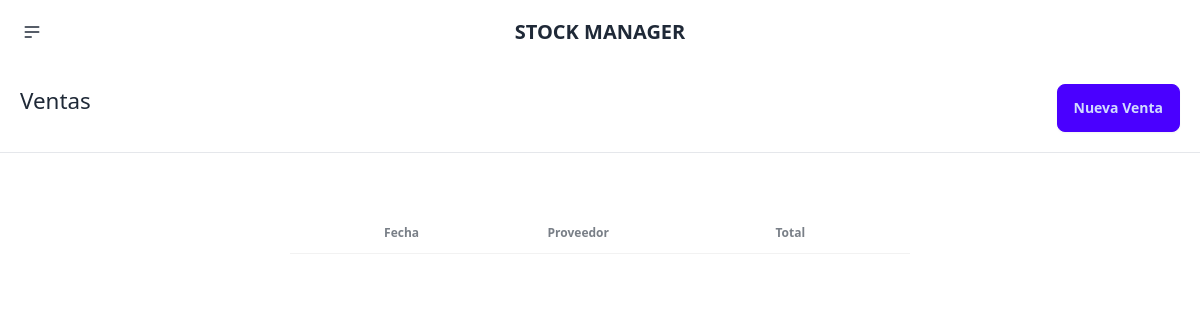
Before: /stockmanager/ventas/ with the older database file.
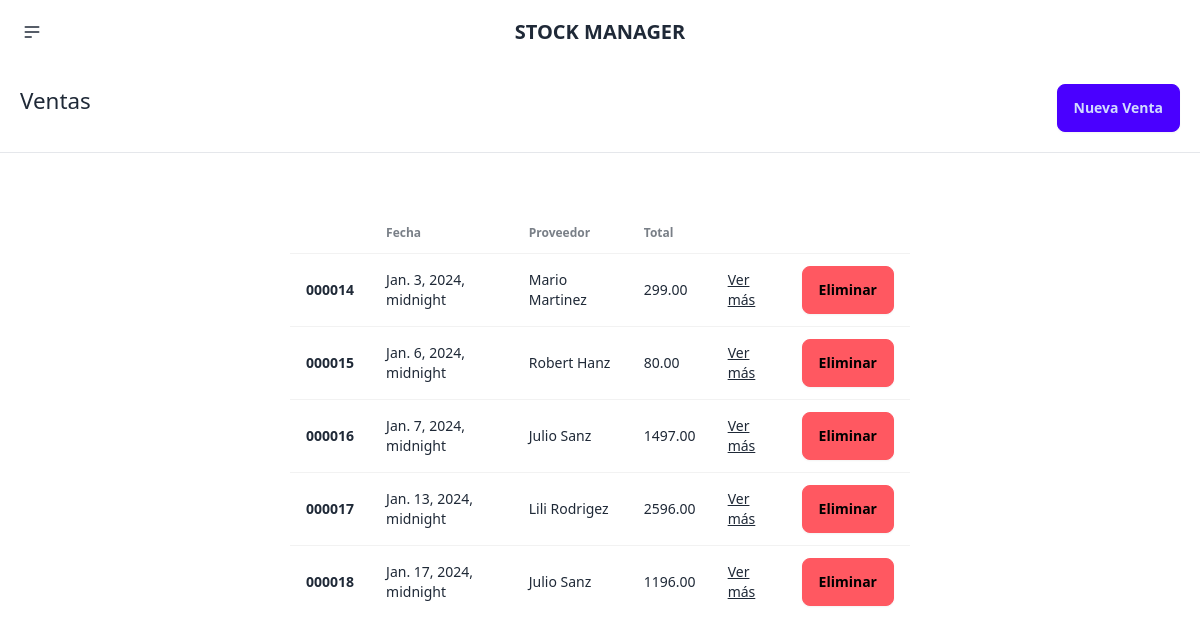
After: the same page with the newer database file.
### stockmanager/models.py (models this page shows, shortened)
class Ventas(models.Model):
    VentaID = models.AutoField(primary_key=True)
    FechaVenta = models.DateTimeField()
    ClienteID = models.ForeignKey(Clientes, on_delete=models.CASCADE)
    Total = models.DecimalField(max_digits=10, decimal_places=2)

class Clientes(models.Model):
    ClienteID = models.AutoField(primary_key=True)
    Imagen = models.ImageField(null=True, blank=True, upload_to="images/")
    Nombre = models.CharField(max_length=255)
    Apellido = models.CharField(max_length=255)
    CorreoElectronico = models.CharField(max_length=255)
    Direccion = models.TextField()

### stockmanager/views.py (the view)
# urls.py: path('ventas/', views.sales_index, name='sales_index'),
def sales_index(response):
    sales = Ventas.objects.all()
    return render(response, 'ventas/index.html', {'sales':sales})

### stockmanager/templates/ventas/index.html (shortened to what this page needs)
{% extends 'layouts/base.html' %}
{% load static %}
{% block content %}
<section class="sub-header">
  <h1 class="titulo-form">Ventas</h1>
  <a href="{% url 'sale_new' %}"><button class="btn btn-primary">Nueva Venta</button></a>
</section>
<hr>
<section class="section-table">
    <div class="overflow-x-auto">
        <table class="table">
          <thead>
            <tr>
              <th></th>
              <th>Fecha</th>
              <th>Proveedor</th>
              <th>Total</th>
            </tr>
          </thead>
          <tbody>
            {% for sale in sales %}
            <tr>
              <th>0000{{sale.VentaID}}</th>
              <td>{{sale.FechaVenta}}</td>
              <td>{{sale.ClienteID.Nombre}}</td>
              <td>{{sale.Total}}</td>
              <td><a class="link" href="{% url 'sale_get' sale.VentaID %}">Ver más</a></td>
              <td> <form action="{% url 'sale_delete' sale.VentaID %}" method="POST">
                <button class="btn btn-error">Eliminar</button>
              </form></td>
            </tr>
            {% endfor %}
          </tbody>
        </table>
      </div>
</section>
{% endblock %}

Changed rows visible on the page:
added Ventas: VentaID "14", FechaVenta "Jan. 3, 2024, midnight", ClienteID.Nombre "Mario Martinez", Total "299.00"
added Ventas: VentaID "15", FechaVenta "Jan. 6, 2024, midnight", ClienteID.Nombre "Robert Hanz", Total "80.00"
added Ventas: VentaID "16", FechaVenta "Jan. 7, 2024, midnight", ClienteID.Nombre "Julio Sanz", Total "1497.00"
added Ventas: VentaID "17", FechaVenta "Jan. 13, 2024, midnight", ClienteID.Nombre "Lili Rodrigez", Total "2596.00"
added Ventas: VentaID "18", FechaVenta "Jan. 17, 2024, midnight", ClienteID.Nombre "Julio Sanz", Total "1196.00"
